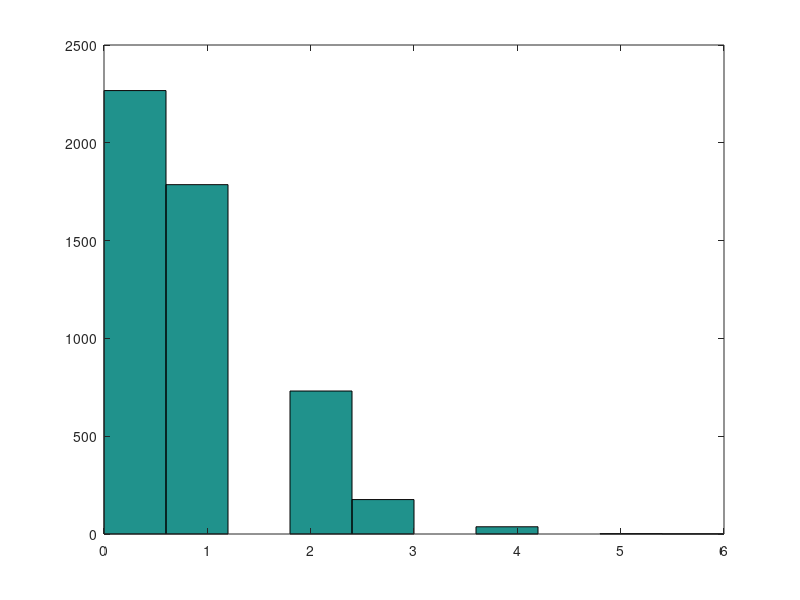

Recreate this plot in MATLAB.
numofsamples = 5000; lambda = 0.8;
L = exp(-lambda); 

samples = zeros(1,numofsamples);
for n = 1:numofsamples
    p = 1; k = 0;
    while p > L 
        k = k + 1;
        p = p*rand();
    end
    samples(n) = k - 1;
end

hist(samples);